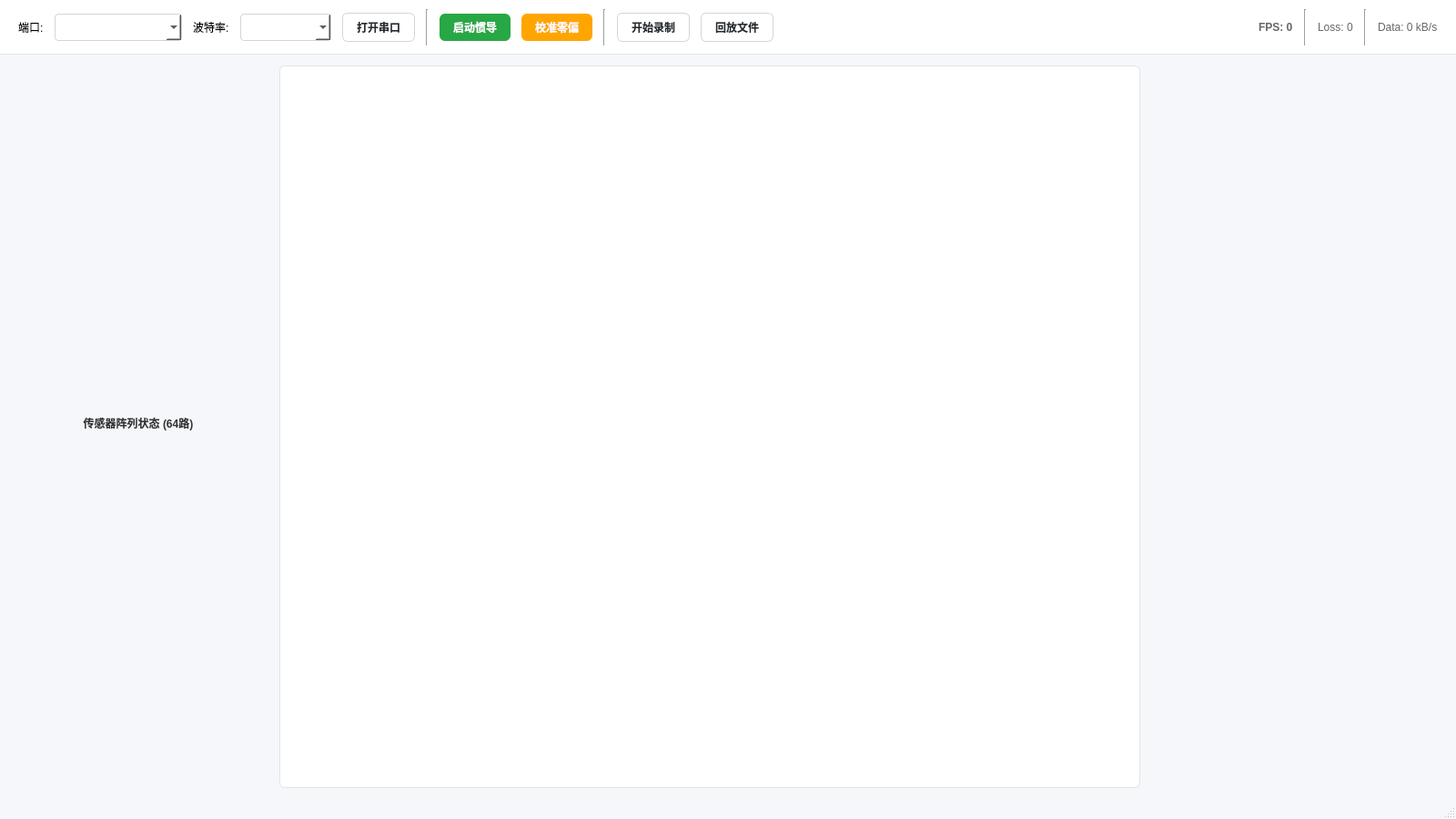
<?xml version="1.0" encoding="UTF-8"?>
<ui version="4.0">
 <class>MainWindow</class>
 <widget class="QMainWindow" name="MainWindow">
  <property name="geometry">
   <rect>
    <x>0</x>
    <y>0</y>
    <width>1600</width>
    <height>900</height>
   </rect>
  </property>
  <property name="windowTitle">
   <string>SINS Sensor Array Monitor Ultimate (INS Mode)</string>
  </property>
  <property name="styleSheet">
   <string notr="true">QMainWindow { background-color: #F5F7FA; }
QWidget { font-family: &quot;Segoe UI&quot;, &quot;Microsoft YaHei&quot;, sans-serif; font-size: 9pt; }
QGroupBox { font-weight: bold; border: 1px solid #E1E4E8; border-radius: 6px; margin-top: 10px; background-color: #FAFBFC; }
QGroupBox::title { subcontrol-origin: margin; subcontrol-position: top left; padding: 0 5px; left: 10px; color: #24292E; }</string>
  </property>
  <widget class="QWidget" name="centralwidget">
   <layout class="QVBoxLayout" name="verticalLayout">
    <property name="spacing">
     <number>0</number>
    </property>
    <property name="leftMargin">
     <number>0</number>
    </property>
    <property name="topMargin">
     <number>0</number>
    </property>
    <property name="rightMargin">
     <number>0</number>
    </property>
    <property name="bottomMargin">
     <number>0</number>
    </property>
    <item>
     <widget class="QWidget" name="toolbarWidget" native="true">
      <property name="minimumSize">
       <size>
        <width>0</width>
        <height>60</height>
       </size>
      </property>
      <property name="styleSheet">
       <string notr="true">#toolbarWidget { background-color: #FFFFFF; border-bottom: 1px solid #E1E4E8; }
QPushButton { background-color: #FFFFFF; border: 1px solid #D1D5DA; border-radius: 6px; padding: 6px 15px; color: #24292E; font-weight: bold; }
QPushButton:hover { background-color: #F3F4F6; border-color: #0366D6; }
QPushButton:pressed { background-color: #EBECF0; }
QComboBox { background-color: white; border: 1px solid #D1D5DA; border-radius: 4px; padding: 4px; min-height: 20px; }</string>
      </property>
      <layout class="QHBoxLayout" name="horizontalLayout">
       <property name="spacing">
        <number>12</number>
       </property>
       <property name="leftMargin">
        <number>20</number>
       </property>
       <property name="topMargin">
        <number>10</number>
       </property>
       <property name="rightMargin">
        <number>20</number>
       </property>
       <property name="bottomMargin">
        <number>10</number>
       </property>
       <item>
        <widget class="QLabel" name="labelPort">
         <property name="text">
          <string>端口:</string>
         </property>
        </widget>
       </item>
       <item>
        <widget class="QComboBox" name="cmbPort">
         <property name="minimumSize">
          <size>
           <width>140</width>
           <height>30</height>
          </size>
         </property>
        </widget>
       </item>
       <item>
        <widget class="QLabel" name="labelBaud">
         <property name="text">
          <string>波特率:</string>
         </property>
        </widget>
       </item>
       <item>
        <widget class="QComboBox" name="cmbBaud">
         <property name="minimumSize">
          <size>
           <width>100</width>
           <height>30</height>
          </size>
         </property>
         <property name="editable">
          <bool>true</bool>
         </property>
        </widget>
       </item>
       <item>
        <widget class="QPushButton" name="btnOpen">
         <property name="minimumSize">
          <size>
           <width>0</width>
           <height>30</height>
          </size>
         </property>
         <property name="text">
          <string>打开串口</string>
         </property>
        </widget>
       </item>
       <item>
        <widget class="Line" name="line">
         <property name="orientation">
          <enum>Qt::Orientation::Vertical</enum>
         </property>
        </widget>
       </item>
       <item>
        <widget class="QPushButton" name="btnInsControl">
         <property name="minimumSize">
          <size>
           <width>0</width>
           <height>30</height>
          </size>
         </property>
         <property name="font">
          <font>
           <bold>true</bold>
          </font>
         </property>
         <property name="styleSheet">
          <string notr="true">QPushButton { background-color: #28a745; color: white; border: none; }
QPushButton:hover { background-color: #218838; }
QPushButton:checked { background-color: #dc3545; }
QPushButton:checked:hover { background-color: #c82333; }</string>
         </property>
         <property name="text">
          <string>启动惯导</string>
         </property>
         <property name="checkable">
          <bool>true</bool>
         </property>
        </widget>
       </item>
       <item>
        <widget class="QPushButton" name="btnCalibrate">
         <property name="minimumSize">
          <size>
           <width>0</width>
           <height>30</height>
          </size>
         </property>
         <property name="styleSheet">
          <string notr="true">QPushButton { background-color: #FFA500; color: white; border: none; } 
QPushButton:hover { background-color: #e09100; }
QPushButton:pressed { background-color: #FF8C00; }</string>
         </property>
         <property name="text">
          <string>校准零偏</string>
         </property>
        </widget>
       </item>
       <item>
        <widget class="Line" name="line_2">
         <property name="orientation">
          <enum>Qt::Orientation::Vertical</enum>
         </property>
        </widget>
       </item>
       <item>
        <widget class="QPushButton" name="btnRecord">
         <property name="minimumSize">
          <size>
           <width>0</width>
           <height>30</height>
          </size>
         </property>
         <property name="styleSheet">
          <string notr="true">QPushButton:checked { background-color: #FF6347; color: white; border: none; }</string>
         </property>
         <property name="text">
          <string>开始录制</string>
         </property>
         <property name="checkable">
          <bool>true</bool>
         </property>
        </widget>
       </item>
       <item>
        <widget class="QPushButton" name="btnLoadReplay">
         <property name="minimumSize">
          <size>
           <width>0</width>
           <height>30</height>
          </size>
         </property>
         <property name="styleSheet">
          <string notr="true">QPushButton:checked { background-color: #1E90FF; color: white; border: none; }</string>
         </property>
         <property name="text">
          <string>回放文件</string>
         </property>
         <property name="checkable">
          <bool>true</bool>
         </property>
        </widget>
       </item>
       <item>
        <spacer name="horizontalSpacer">
         <property name="orientation">
          <enum>Qt::Orientation::Horizontal</enum>
         </property>
         <property name="sizeHint" stdset="0">
          <size>
           <width>40</width>
           <height>20</height>
          </size>
         </property>
        </spacer>
       </item>
       <item>
        <widget class="QLabel" name="lblFps">
         <property name="styleSheet">
          <string notr="true">color: #666; font-weight: bold;</string>
         </property>
         <property name="text">
          <string>FPS: 0</string>
         </property>
        </widget>
       </item>
       <item>
        <widget class="Line" name="line_3">
         <property name="orientation">
          <enum>Qt::Orientation::Vertical</enum>
         </property>
        </widget>
       </item>
       <item>
        <widget class="QLabel" name="lblLoss">
         <property name="styleSheet">
          <string notr="true">color: #666;</string>
         </property>
         <property name="text">
          <string>Loss: 0</string>
         </property>
        </widget>
       </item>
       <item>
        <widget class="Line" name="line_4">
         <property name="orientation">
          <enum>Qt::Orientation::Vertical</enum>
         </property>
        </widget>
       </item>
       <item>
        <widget class="QLabel" name="lblBitrate">
         <property name="styleSheet">
          <string notr="true">color: #666;</string>
         </property>
         <property name="text">
          <string>Data: 0 kB/s</string>
         </property>
        </widget>
       </item>
      </layout>
     </widget>
    </item>
    <item>
     <widget class="QWidget" name="mainContentWidget" native="true">
      <layout class="QHBoxLayout" name="horizontalLayout_Main" stretch="0,1,0">
       <property name="spacing">
        <number>15</number>
       </property>
       <property name="leftMargin">
        <number>12</number>
       </property>
       <property name="topMargin">
        <number>12</number>
       </property>
       <property name="rightMargin">
        <number>12</number>
       </property>
       <property name="bottomMargin">
        <number>12</number>
       </property>
       <item>
        <widget class="QWidget" name="gridContainer" native="true">
         <property name="minimumSize">
          <size>
           <width>280</width>
           <height>0</height>
          </size>
         </property>
         <property name="maximumSize">
          <size>
           <width>280</width>
           <height>16777215</height>
          </size>
         </property>
         <layout class="QVBoxLayout" name="verticalLayout_Grid">
          <property name="leftMargin">
           <number>0</number>
          </property>
          <property name="topMargin">
           <number>0</number>
          </property>
          <property name="rightMargin">
           <number>0</number>
          </property>
          <property name="bottomMargin">
           <number>0</number>
          </property>
          <item>
           <widget class="QLabel" name="labelGridTitle">
            <property name="font">
             <font>
              <pointsize>10</pointsize>
              <bold>true</bold>
             </font>
            </property>
            <property name="styleSheet">
             <string notr="true">color: #333; margin-bottom: 8px;</string>
            </property>
            <property name="text">
             <string>传感器阵列状态 (64路)</string>
            </property>
            <property name="alignment">
             <set>Qt::AlignmentFlag::AlignCenter</set>
            </property>
           </widget>
          </item>
         </layout>
        </widget>
       </item>
       <item>
        <widget class="QWidget" name="chartsContainer" native="true">
         <property name="sizePolicy">
          <sizepolicy hsizetype="Expanding" vsizetype="Expanding">
           <horstretch>1</horstretch>
           <verstretch>0</verstretch>
          </sizepolicy>
         </property>
         <property name="styleSheet">
          <string notr="true">background-color: white; border-radius: 6px; border: 1px solid #E1E4E8;</string>
         </property>
        </widget>
       </item>
       <item>
        <widget class="QWidget" name="rightContainer" native="true">
         <property name="minimumSize">
          <size>
           <width>320</width>
           <height>0</height>
          </size>
         </property>
         <property name="maximumSize">
          <size>
           <width>320</width>
           <height>16777215</height>
          </size>
         </property>
        </widget>
       </item>
      </layout>
     </widget>
    </item>
   </layout>
  </widget>
  <widget class="QStatusBar" name="statusbar"/>
 </widget>
 <resources/>
 <connections/>
</ui>
